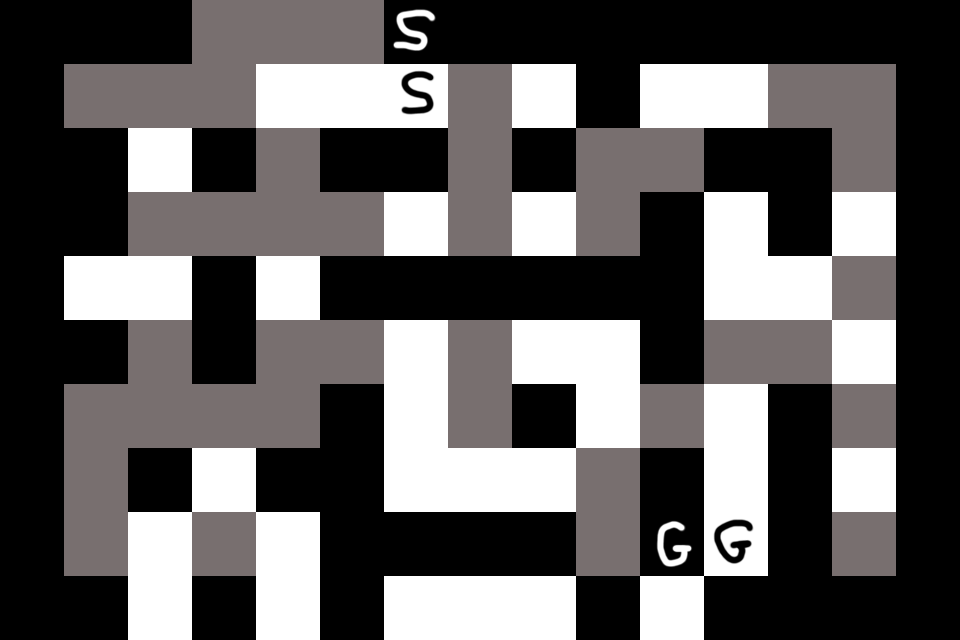

A level layout from a 2D game, rendered from its tile map. Below: a short description, then the map file with tile-grid data replaced by summaries:
An orthogonal 15x10 tile map with 64x64 px tiles, 1 tile layer (trial), 3 hidden layers not drawn, 3 tilesets and 79 objects.

<map version="1.0" orientation="orthogonal" width="15" height="10" tilewidth="64" tileheight="64">
 <tileset firstgid="1" name="BlackWhiteTilesand blank" tilewidth="64" tileheight="64">
  <image source="../Environment/Tiles/BlackWhiteTilesand blank.png" width="256" height="64" />
 </tileset>
 <tileset firstgid="5" name="spawn" tilewidth="64" tileheight="64">
  <image source="../Environment/Tiles/level tilesets/spawn.png" width="128" height="64" />
 </tileset>
 <tileset firstgid="7" name="goal" tilewidth="64" tileheight="64">
  <image source="../Environment/Tiles/level tilesets/goal.png" width="128" height="64" />
 </tileset>
 <layer name="grey" width="15" height="10" visible="0">
  <data>[150 cells, 41 non-empty, 1 distinct tile ids]</data>
 </layer>
 <layer name="white" width="15" height="10" visible="0">
  <data>[150 cells, 40 non-empty, 2 distinct tile ids]</data>
 </layer>
 <layer name="black" width="15" height="10" visible="0">
  <data>[150 cells, 74 non-empty, 2 distinct tile ids]</data>
 </layer>
 <objectgroup name="blackob" width="15" height="10" visible="0">
  <object x="576" y="576" width="64" height="64" />
  <object x="320" y="576" width="64" height="64" />
  <object x="320" y="512" width="256" height="64" />
  <object x="256" y="448" width="128" height="64" />
  <object x="320" y="384" width="64" height="64" />
  <object x="192" y="576" width="64" height="64" />
  <object x="320" y="256" width="384" height="64" />
  <object x="704" y="128" width="128" height="64" />
  <object x="768" y="384" width="64" height="192" />
  <object x="768" y="192" width="64" height="64" />
  <object x="640" y="192" width="64" height="64" />
  <object x="640" y="320" width="64" height="64" />
  <object x="640" y="448" width="64" height="64" />
  <object x="512" y="128" width="64" height="64" />
  <object x="576" y="64" width="64" height="64" />
  <object x="512" y="384" width="64" height="64" />
  <object x="320" y="128" width="128" height="64" />
  <object x="192" y="128" width="64" height="64" />
  <object x="192" y="256" width="64" height="128" />
  <object x="128" y="448" width="64" height="64" />
  <object x="704" y="576" width="256" height="64" />
  <object x="896" y="64" width="64" height="512" />
  <object x="384" y="0" width="576" height="64" />
  <object x="0" y="576" width="128" height="64" />
  <object x="0" y="384" width="64" height="192" />
  <object x="0" y="320" width="128" height="64" />
  <object x="0" y="256" width="64" height="64" />
  <object x="0" y="128" width="128" height="128" />
  <object x="0" y="64" width="64" height="64" />
  <object x="0" y="0" width="192" height="64" />
 </objectgroup>
 <objectgroup name="greyob" width="15" height="10" visible="0">
  <object x="192" y="0" width="192" height="64" />
  <object x="448" y="64" width="64" height="192" />
  <object x="64" y="64" width="192" height="64" />
  <object x="256" y="128" width="64" height="64" />
  <object x="128" y="192" width="256" height="64" />
  <object x="256" y="320" width="128" height="64" />
  <object x="128" y="320" width="64" height="64" />
  <object x="64" y="384" width="256" height="64" />
  <object x="64" y="448" width="64" height="128" />
  <object x="192" y="512" width="64" height="64" />
  <object x="448" y="320" width="64" height="128" />
  <object x="576" y="128" width="128" height="64" />
  <object x="576" y="192" width="64" height="64" />
  <object x="768" y="64" width="128" height="64" />
  <object x="832" y="128" width="64" height="64" />
  <object x="704" y="320" width="128" height="64" />
  <object x="832" y="256" width="64" height="64" />
  <object x="832" y="384" width="64" height="64" />
  <object x="832" y="512" width="64" height="64" />
  <object x="640" y="384" width="64" height="64" />
  <object x="576" y="448" width="64" height="64" />
  <object x="576" y="512" width="128" height="64" />
 </objectgroup>
 <objectgroup name="whiteob" width="15" height="10" visible="0">
  <object x="384" y="576" width="192" height="64" />
  <object x="640" y="576" width="64" height="64" />
  <object x="832" y="448" width="64" height="64" />
  <object x="384" y="448" width="192" height="64" />
  <object x="704" y="384" width="64" height="192" />
  <object x="384" y="320" width="64" height="128" />
  <object x="576" y="384" width="64" height="64" />
  <object x="512" y="320" width="128" height="64" />
  <object x="832" y="320" width="64" height="64" />
  <object x="704" y="256" width="128" height="64" />
  <object x="704" y="192" width="64" height="64" />
  <object x="832" y="192" width="64" height="64" />
  <object x="512" y="192" width="64" height="64" />
  <object x="384" y="192" width="64" height="64" />
  <object x="256" y="256" width="64" height="64" />
  <object x="128" y="128" width="64" height="64" />
  <object x="512" y="64" width="64" height="64" />
  <object x="640" y="64" width="128" height="64" />
  <object x="256" y="64" width="192" height="64" />
  <object x="64" y="256" width="128" height="64" />
  <object x="256" y="512" width="64" height="128" />
  <object x="128" y="512" width="64" height="128" />
  <object x="192" y="448" width="64" height="64" />
 </objectgroup>
 <layer name="trial" width="15" height="10">
  <data>[150 cells, 150 non-empty, 7 distinct tile ids]</data>
 </layer>
 <objectgroup name="whitegoal" width="15" height="10">
  <object x="640" y="512" width="64" height="64" />
 </objectgroup>
 <objectgroup name="blackgoal" width="15" height="10">
  <object x="704" y="512" width="64" height="64" />
 </objectgroup>
 <objectgroup name="whitespawn" width="15" height="10" visible="0">
  <object x="384" y="0" width="64" height="64" />
 </objectgroup>
 <objectgroup name="blackspawn" width="15" height="10" visible="0">
  <object x="384" y="64" width="64" height="64" />
 </objectgroup>
</map>